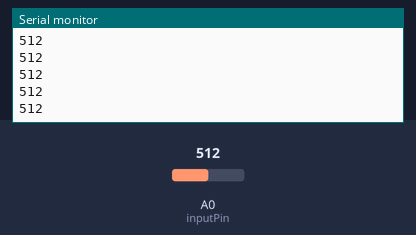
This sketch was run on a simulated Arduino Uno, built with avr-gcc and run on an emulated ATmega328P. Parts: the last lines printed to the serial monitor. The inputs (shaded band) are chosen by the test bench; at power-on: A0 (inputPin) = 512.

Above: at 1.2 s.
1.3 s: A0 (inputPin) set to 716
At 2.3 s:
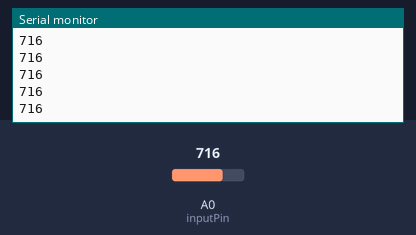
2.8 s: A0 (inputPin) set to 900
At 3.5 s:
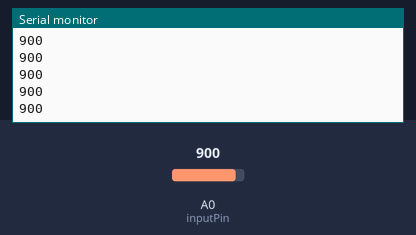
Timing chart, 0 to 5.8 s (numbered marks = the images above; inputs shaded):
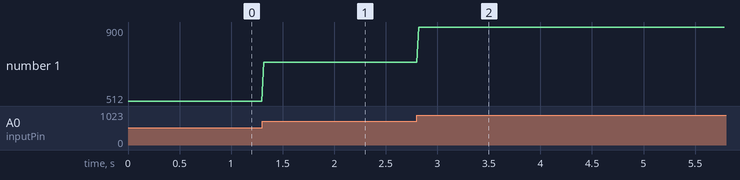

The sketch:

analogReader.ino
```cpp
#define inputPin A0

void setup() {
  pinMode(inputPin, INPUT);
  Serial.begin(9600);
}

void loop() {
  // put your main code here, to run repeatedly:
  Serial.println(analogRead(inputPin));
  delay(20);
}
```

Measured:
- after the input at 1.3 s, the serial monitor: prints a new line at once (image 1)
- after the input at 2.8 s, the serial monitor: prints a new line at once (image 2)
- plotted number 1: 512 → 716 after the input at 1.3 s, 716 → 900 after the input at 2.8 s
